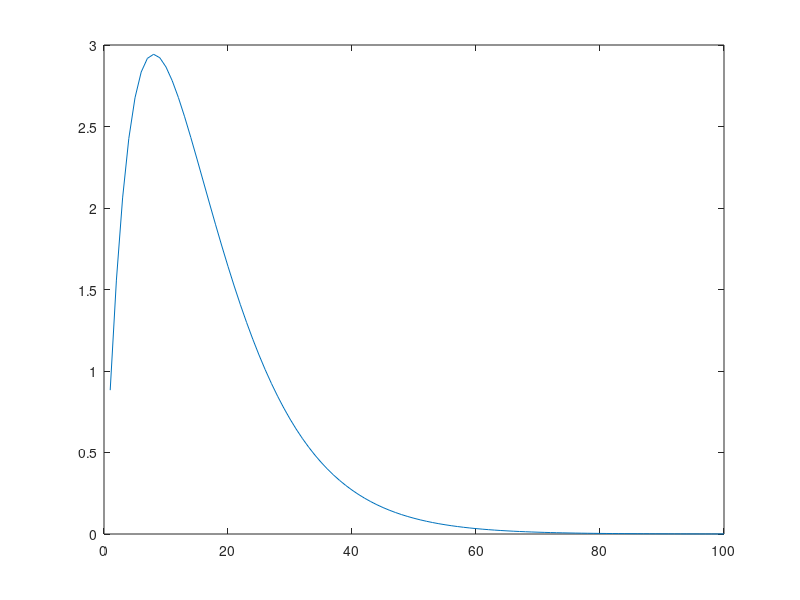
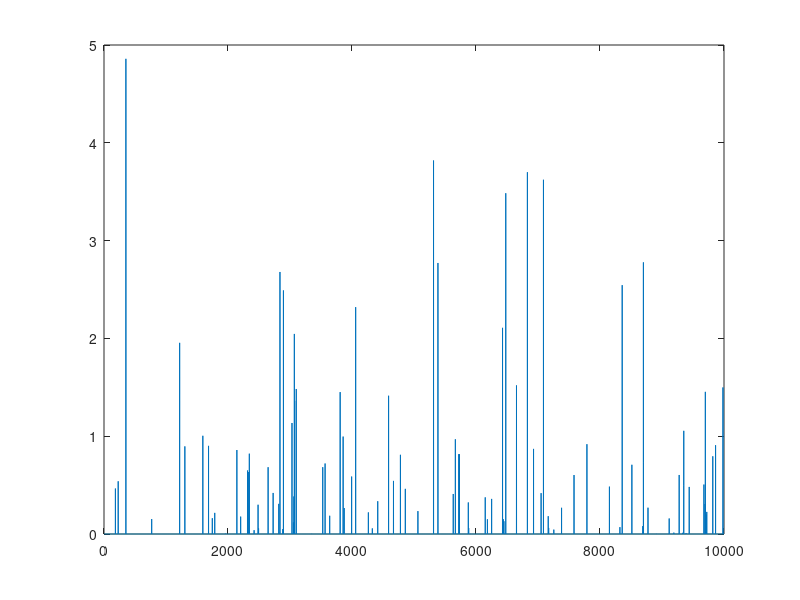
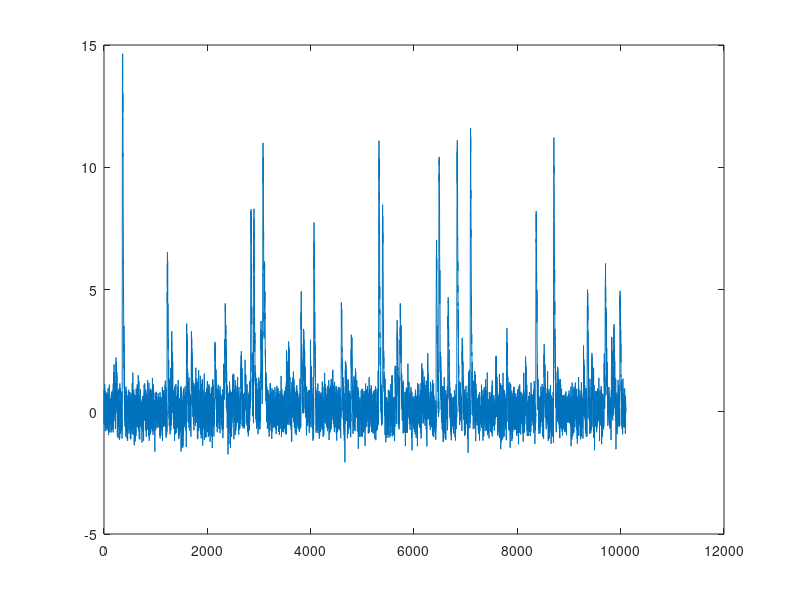
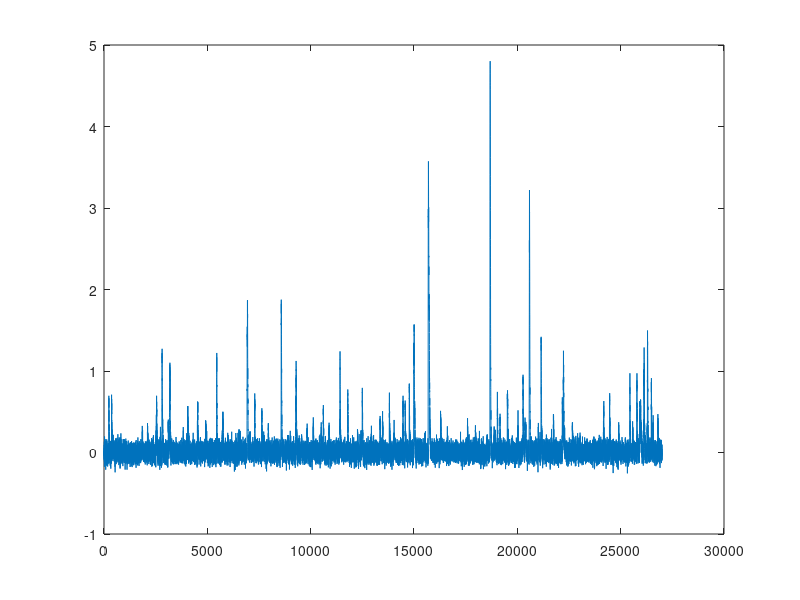

Recreate these plots in MATLAB, in order.
length_trace = 10000;
length_kernel = 100;
t_kernel = [1:length_kernel];
tau = 8;

t_alpha = t_kernel.*exp(-t_kernel/tau);

figure; plot(t_alpha)

x = (rand(length_trace,1) > 0.99) .* abs(randn(length_trace,1).^1.5);

figure; plot(x)

% x_conv = conv(x,t_alpha);
x_conv = conv(x,t_alpha);
x_conv_noise = x_conv + randn(numel(x_conv),1)/2;

figure; plot(x_conv_noise)

%%
length_kernel = 100;
t_kernel = [1:length_kernel];
tau = 8;

t_alpha = t_kernel.*exp(-t_kernel/tau);

length_history = 100;
t_history = 1:length_history;

clear output
for jj = 1:4
    cc = 1;
    x = zeros(length_history,1);
%     for ii = 1:108000
    for ii = 1:27000
        if numel(x) < length_history
            x = zeros(length_history,1);
        end
        if numel(x) > length_history
            x(1:end-length_history) = [];
        end
        
        hyst_vector = fliplr(100000.^(1-t_history./length_history) / 100000.^(1));
        x(end+1) = (rand(1) > (1-(0.007 + (sum(x.*hyst_vector') * .05)))) *abs(randn(1)^2);
        %     figure; plot(x)
        
        x_conv = conv(x, t_alpha);
        
        %     output(cc) = x_conv(100);
        output{jj}(cc) = (x_conv(length_history) + randn(1)*1) / 15;
        cc = cc+1;
    end
    figure; plot(output{jj})
end

